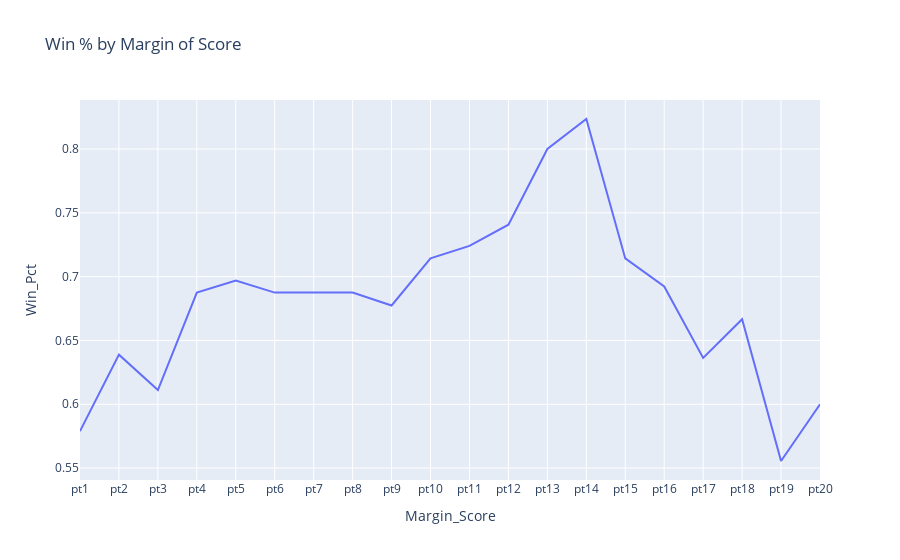

Source (notebook cell):
### Markdown cell above
Outra opção um pouco mais charmosa, seria utilizarmos a lib do [Ploty](https://plotly.com/python/)

### Code cell
import plotly.express as px

fig = px.line(graph_df, x="Margin_Score", y="Win_Pct", title='Win % by Margin of Score')
fig.show()

### Figure 1 — Plotly figure (JSON) as saved in the notebook; plotly's stock layout.template omitted (floating-point values rounded to 4 significant figures)
{"data": [{"hovertemplate": "Margin_Score=%{x}<br>Win_Pct=%{y}<extra></extra>", "legendgroup": "", "line": {"color": "#636efa", "dash": "solid"}, "mode": "lines", "name": "", "orientation": "v", "showlegend": false, "type": "scatter", "x": ["pt1", "pt2", "pt3", "pt4", "pt5", "pt6", "pt7", "pt8", "pt9", "pt10", "pt11", "pt12", "pt13", "pt14", "pt15", "pt16", "pt17", "pt18", "pt19", "pt20"], "xaxis": "x", "y": [0.5789, 0.6389, 0.6111, 0.6875, 0.697, 0.6875, 0.6875, 0.6875, 0.6774, 0.7143, 0.7241, 0.7407, 0.8, 0.8235, 0.7143, 0.6923, 0.6364, 0.6667, 0.5556, 0.6], "yaxis": "y"}], "layout": {"legend": {"tracegroupgap": 0}, "title": {"text": "Win % by Margin of Score"}, "xaxis": {"anchor": "y", "domain": [0, 1], "title": {"text": "Margin_Score"}}, "yaxis": {"anchor": "x", "domain": [0, 1], "title": {"text": "Win_Pct"}}}}
